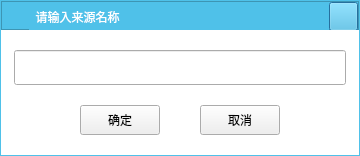
<?xml version="1.0" encoding="UTF-8"?>
<ui version="4.0">
 <class>BiliNameDialog</class>
 <widget class="QDialog" name="BiliNameDialog">
  <property name="geometry">
   <rect>
    <x>0</x>
    <y>0</y>
    <width>360</width>
    <height>156</height>
   </rect>
  </property>
  <property name="minimumSize">
   <size>
    <width>360</width>
    <height>0</height>
   </size>
  </property>
  <property name="maximumSize">
   <size>
    <width>360</width>
    <height>1000</height>
   </size>
  </property>
  <property name="windowTitle">
   <string>Dialog</string>
  </property>
  <property name="styleSheet">
   <string notr="true">QDialog#BiliNameDialog{
	background-color: #4FC1E9;
}
QWidget#NameDlgCenterWidget {
	background-color: white;
}


QLabel {
	font-family: 微软雅黑;
	font-size: 12px;
	color: white;
}

QCheckBox {
	font-size: 12px;
	color: #798ca7;
	font-family: 微软雅黑;
}
</string>
  </property>
  <layout class="QVBoxLayout" name="verticalLayout_2">
   <property name="spacing">
    <number>0</number>
   </property>
   <property name="leftMargin">
    <number>1</number>
   </property>
   <property name="topMargin">
    <number>1</number>
   </property>
   <property name="rightMargin">
    <number>1</number>
   </property>
   <property name="bottomMargin">
    <number>1</number>
   </property>
   <item>
    <widget class="QWidget" name="NameDlgCenterWidget" native="true">
     <property name="styleSheet">
      <string notr="true"/>
     </property>
     <layout class="QVBoxLayout" name="verticalLayout">
      <property name="spacing">
       <number>0</number>
      </property>
      <property name="leftMargin">
       <number>0</number>
      </property>
      <property name="topMargin">
       <number>0</number>
      </property>
      <property name="rightMargin">
       <number>0</number>
      </property>
      <property name="bottomMargin">
       <number>0</number>
      </property>
      <item>
       <widget class="QFrame" name="titleFrame">
        <property name="minimumSize">
         <size>
          <width>0</width>
          <height>29</height>
         </size>
        </property>
        <property name="maximumSize">
         <size>
          <width>16777215</width>
          <height>29</height>
         </size>
        </property>
        <property name="styleSheet">
         <string notr="true">
	background-color: #4fc1e9;

</string>
        </property>
        <property name="frameShape">
         <enum>QFrame::StyledPanel</enum>
        </property>
        <property name="frameShadow">
         <enum>QFrame::Raised</enum>
        </property>
        <layout class="QHBoxLayout" name="horizontalLayout">
         <property name="spacing">
          <number>0</number>
         </property>
         <property name="leftMargin">
          <number>5</number>
         </property>
         <property name="topMargin">
          <number>0</number>
         </property>
         <property name="rightMargin">
          <number>0</number>
         </property>
         <property name="bottomMargin">
          <number>0</number>
         </property>
         <item>
          <widget class="QLabel" name="label">
           <property name="minimumSize">
            <size>
             <width>22</width>
             <height>22</height>
            </size>
           </property>
           <property name="maximumSize">
            <size>
             <width>22</width>
             <height>22</height>
            </size>
           </property>
           <property name="styleSheet">
            <string notr="true">QLabel {
	background-image: url(:/SysBtn/Hint);
	background-position: center;
	background-repeat: no-repeat;
}
</string>
           </property>
           <property name="text">
            <string/>
           </property>
          </widget>
         </item>
         <item>
          <widget class="QLabel" name="label_2">
           <property name="minimumSize">
            <size>
             <width>0</width>
             <height>29</height>
            </size>
           </property>
           <property name="maximumSize">
            <size>
             <width>16777215</width>
             <height>29</height>
            </size>
           </property>
           <property name="text">
            <string>  请输入来源名称</string>
           </property>
          </widget>
         </item>
         <item>
          <widget class="QPushButton" name="xButton">
           <property name="minimumSize">
            <size>
             <width>29</width>
             <height>29</height>
            </size>
           </property>
           <property name="maximumSize">
            <size>
             <width>29</width>
             <height>29</height>
            </size>
           </property>
           <property name="styleSheet">
            <string notr="true"/>
           </property>
           <property name="text">
            <string/>
           </property>
          </widget>
         </item>
        </layout>
       </widget>
      </item>
      <item>
       <spacer name="verticalSpacer">
        <property name="orientation">
         <enum>Qt::Vertical</enum>
        </property>
        <property name="sizeType">
         <enum>QSizePolicy::Fixed</enum>
        </property>
        <property name="sizeHint" stdset="0">
         <size>
          <width>20</width>
          <height>20</height>
         </size>
        </property>
       </spacer>
      </item>
      <item>
       <layout class="QHBoxLayout" name="horizontalLayout_3">
        <property name="spacing">
         <number>0</number>
        </property>
        <item>
         <spacer name="horizontalSpacer_5">
          <property name="orientation">
           <enum>Qt::Horizontal</enum>
          </property>
          <property name="sizeType">
           <enum>QSizePolicy::Fixed</enum>
          </property>
          <property name="sizeHint" stdset="0">
           <size>
            <width>13</width>
            <height>20</height>
           </size>
          </property>
         </spacer>
        </item>
        <item>
         <widget class="QLineEdit" name="nameEdit">
          <property name="minimumSize">
           <size>
            <width>0</width>
            <height>35</height>
           </size>
          </property>
          <property name="maximumSize">
           <size>
            <width>1000</width>
            <height>35</height>
           </size>
          </property>
          <property name="styleSheet">
           <string notr="true">QLineEdit
{
	padding-left: 10px;
	padding-right: 10px;
}
</string>
          </property>
         </widget>
        </item>
        <item>
         <spacer name="horizontalSpacer_4">
          <property name="orientation">
           <enum>Qt::Horizontal</enum>
          </property>
          <property name="sizeType">
           <enum>QSizePolicy::Fixed</enum>
          </property>
          <property name="sizeHint" stdset="0">
           <size>
            <width>13</width>
            <height>20</height>
           </size>
          </property>
         </spacer>
        </item>
       </layout>
      </item>
      <item>
       <spacer name="verticalSpacer_2">
        <property name="orientation">
         <enum>Qt::Vertical</enum>
        </property>
        <property name="sizeType">
         <enum>QSizePolicy::Fixed</enum>
        </property>
        <property name="sizeHint" stdset="0">
         <size>
          <width>20</width>
          <height>20</height>
         </size>
        </property>
       </spacer>
      </item>
      <item>
       <layout class="QHBoxLayout" name="horizontalLayout_2">
        <property name="spacing">
         <number>0</number>
        </property>
        <item>
         <spacer name="horizontalSpacer_2">
          <property name="orientation">
           <enum>Qt::Horizontal</enum>
          </property>
          <property name="sizeHint" stdset="0">
           <size>
            <width>40</width>
            <height>20</height>
           </size>
          </property>
         </spacer>
        </item>
        <item>
         <widget class="QPushButton" name="okButton">
          <property name="minimumSize">
           <size>
            <width>80</width>
            <height>30</height>
           </size>
          </property>
          <property name="maximumSize">
           <size>
            <width>80</width>
            <height>30</height>
           </size>
          </property>
          <property name="text">
           <string>确定</string>
          </property>
         </widget>
        </item>
        <item>
         <spacer name="horizontalSpacer">
          <property name="orientation">
           <enum>Qt::Horizontal</enum>
          </property>
          <property name="sizeType">
           <enum>QSizePolicy::Fixed</enum>
          </property>
          <property name="sizeHint" stdset="0">
           <size>
            <width>40</width>
            <height>20</height>
           </size>
          </property>
         </spacer>
        </item>
        <item>
         <widget class="QPushButton" name="cancelButton">
          <property name="minimumSize">
           <size>
            <width>80</width>
            <height>30</height>
           </size>
          </property>
          <property name="maximumSize">
           <size>
            <width>80</width>
            <height>30</height>
           </size>
          </property>
          <property name="text">
           <string>取消</string>
          </property>
         </widget>
        </item>
        <item>
         <spacer name="horizontalSpacer_3">
          <property name="orientation">
           <enum>Qt::Horizontal</enum>
          </property>
          <property name="sizeHint" stdset="0">
           <size>
            <width>40</width>
            <height>20</height>
           </size>
          </property>
         </spacer>
        </item>
       </layout>
      </item>
      <item>
       <spacer name="verticalSpacer_4">
        <property name="orientation">
         <enum>Qt::Vertical</enum>
        </property>
        <property name="sizeType">
         <enum>QSizePolicy::Expanding</enum>
        </property>
        <property name="sizeHint" stdset="0">
         <size>
          <width>355</width>
          <height>22</height>
         </size>
        </property>
       </spacer>
      </item>
     </layout>
    </widget>
   </item>
  </layout>
 </widget>
 <resources>
  <include location="../BiLiOBS.qrc"/>
 </resources>
 <connections/>
</ui>
